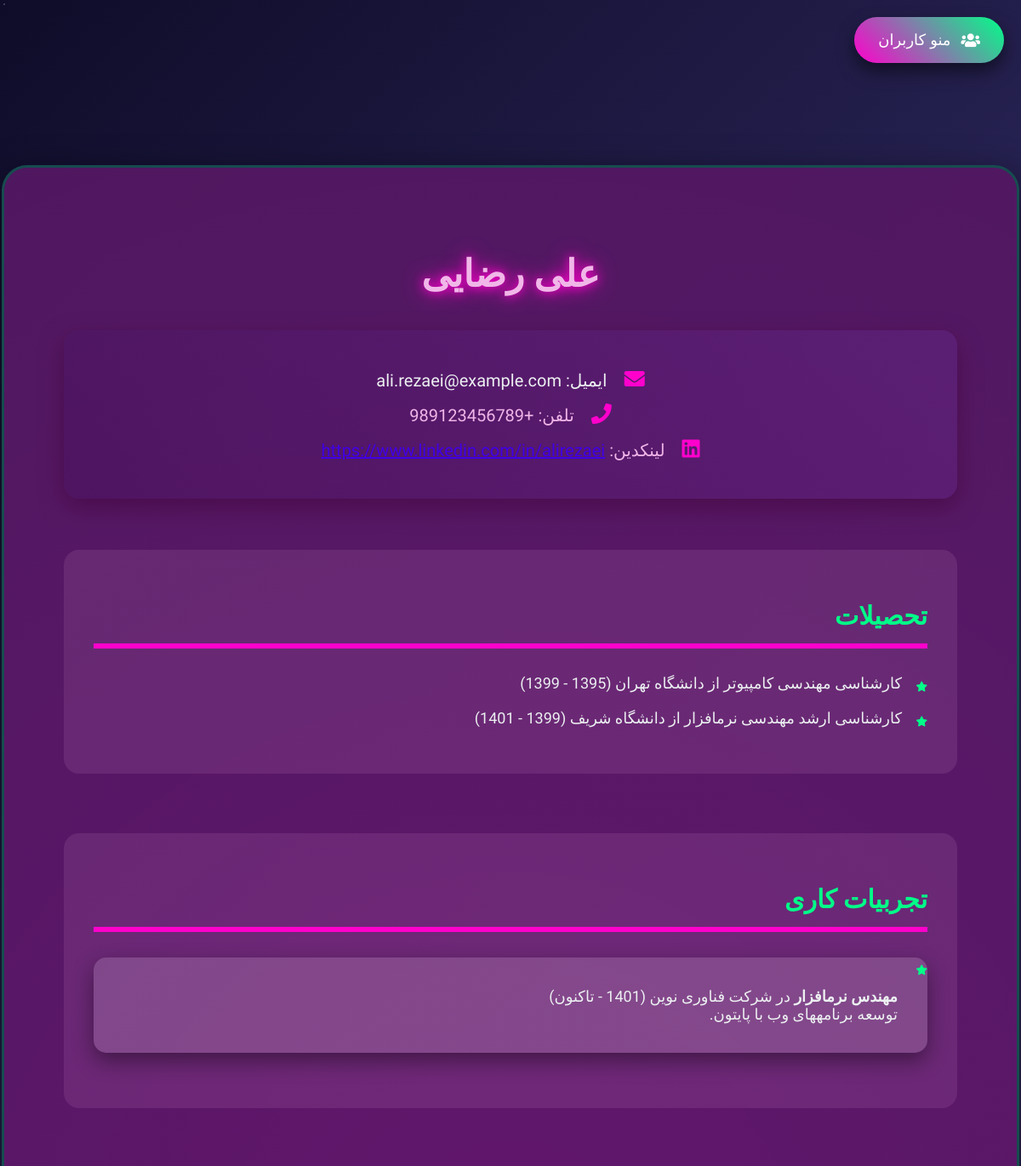
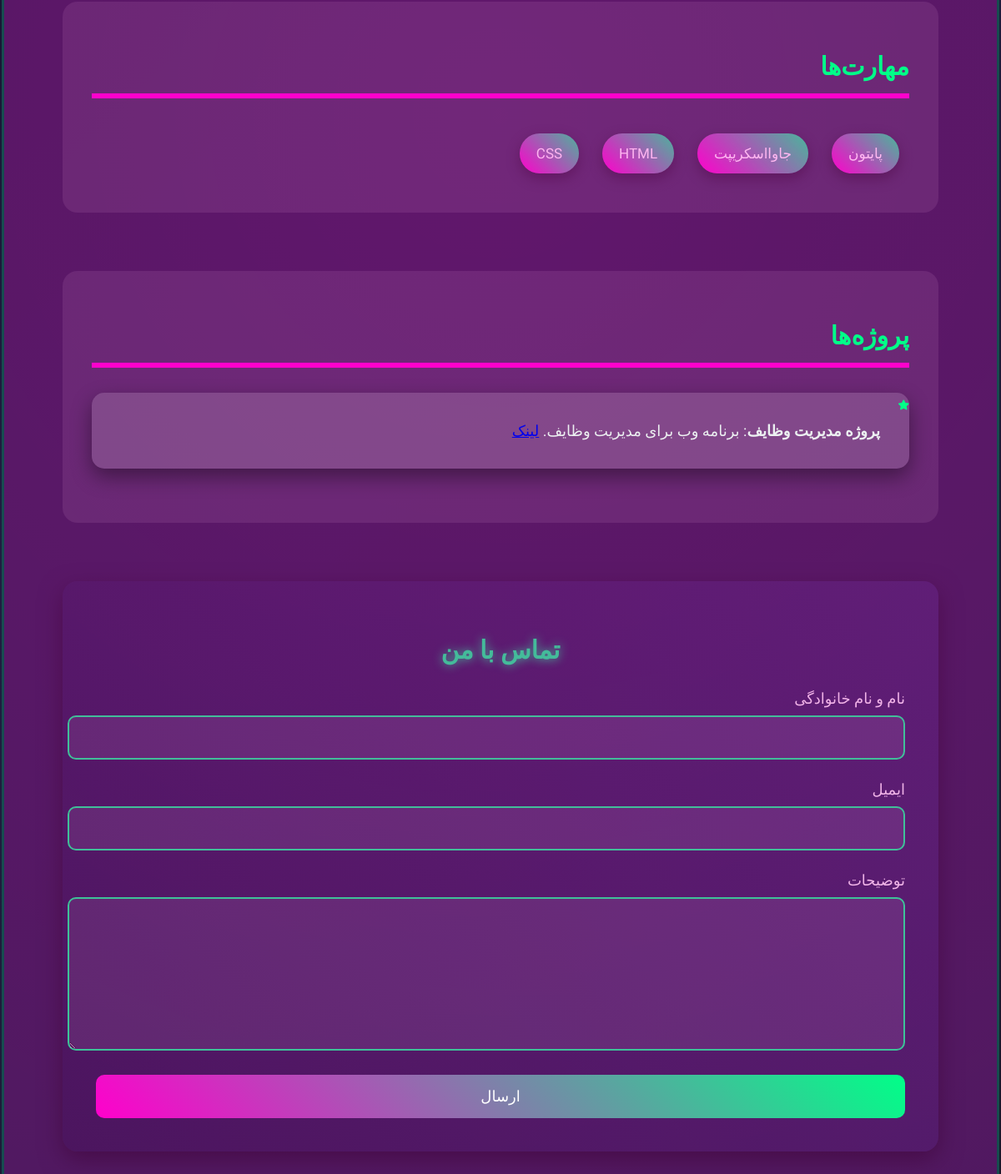
Screenshot of /resume/ with the database file from the repository (2 pictures, top to bottom).
### resume/models.py (models this page shows, shortened)
class PersonalInfo(models.Model):
    name = models.CharField(max_length=100)
    email = models.EmailField()
    phone = models.CharField(max_length=20)
    linkedin = models.URLField()

class Education(models.Model):
    degree = models.CharField(max_length=100)
    university = models.CharField(max_length=100)
    start = models.CharField(max_length=4)
    end = models.CharField(max_length=4)
    person = models.ForeignKey(PersonalInfo, on_delete=models.CASCADE, related_name='education')

class Experience(models.Model):
    title = models.CharField(max_length=100)
    company = models.CharField(max_length=100)
    start = models.CharField(max_length=4)
    end = models.CharField(max_length=4)
    description = models.TextField()
    person = models.ForeignKey(PersonalInfo, on_delete=models.CASCADE, related_name='experience')

class Skill(models.Model):
    name = models.CharField(max_length=50)
    person = models.ForeignKey(PersonalInfo, on_delete=models.CASCADE, related_name='skills')

class Project(models.Model):
    name = models.CharField(max_length=100)
    description = models.TextField()
    link = models.URLField()
    person = models.ForeignKey(PersonalInfo, on_delete=models.CASCADE, related_name='projects')

### resume/views.py (the view)
# urls.py: path('', views.resume_view, name='resume'),
def resume_view(request, user_id=None):
    users = PersonalInfo.objects.all()
    person = None
    if user_id:
        person = get_object_or_404(PersonalInfo, id=user_id)
    elif users.exists():
        person = users.first()
    users_json = json.dumps([{'id': user.id, 'name': user.name} for user in users])
    context = {
        'users': users,
        'person': person,
        'users_json': users_json
    }
    return render(request, 'resume/resume.html', context)

### templates/resume/resume.html (shortened to what this page needs)
<!DOCTYPE html>
<html lang="fa">
<head>
    <link rel="stylesheet" href="https://cdnjs.cloudflare.com/ajax/libs/font-awesome/5.15.3/css/all.min.css">
</head>
<body>
    <button class="toggle-btn" onclick="toggleSidebar()" data-tooltip="نمایش/مخفی کردن داشبورد"><i class="fas fa-users"></i> منو کاربران</button>
    <div class="container">
        {% if person %}
            <h1>{{ person.name }}</h1>
            <div class="contact-info">
                <p class="copy-email" data-tooltip="برای کپی ایمیل دوبار کلیک کنید"><i class="fas fa-envelope"></i> ایمیل: {{ person.email }}</p>
                <p><i class="fas fa-phone"></i> تلفن: {{ person.phone }}</p>
                <p><i class="fab fa-linkedin"></i> لینکدین: <a href="{{ person.linkedin }}">{{ person.linkedin }}</a></p>
            </div>
            <div class="section">
                <h2>تحصیلات</h2>
                <ul>
                    {% for edu in person.education.all %}
                        <li class="hover-item">{{ edu.degree }} از {{ edu.university }} ({{ edu.start }} - {{ edu.end }})</li>
                    {% endfor %}
                </ul>
            </div>
            <div class="section">
                <h2>تجربیات کاری</h2>
                <ul>
                    {% for exp in person.experience.all %}
                        <li class="experience-item hover-item">
                            <strong>{{ exp.title }}</strong> در {{ exp.company }} ({{ exp.start }} - {{ exp.end }})<br>
                            {{ exp.description }}
                        </li>
                    {% endfor %}
                </ul>
            </div>
            <div class="section">
                <h2>مهارت‌ها</h2>
                <div>
                    {% for skill in person.skills.all %}
                        <span class="skill">{{ skill.name }}</span>
                    {% endfor %}
                </div>
            </div>
            <div class="section">
                <h2>پروژه‌ها</h2>
                <ul>
                    {% for project in person.projects.all %}
                        <li class="project-item hover-item">
                            <strong>{{ project.name }}</strong>: {{ project.description }} <a href="{{ project.link }}">لینک</a>
                        </li>
                    {% endfor %}
                </ul>
            </div>
            <div class="contact-form">
                <h2>تماس با من</h2>
                <form id="contact-form" onsubmit="handleSubmit(event)">
                    <div class="form-group">
                        <label for="name">نام و نام خانوادگی</label>
                        <input type="text" id="name" name="name" required>
                    </div>
                    <div class="form-group">
                        <label for="email">ایمیل</label>
                        <input type="email" id="email" name="email" required>
                    </div>
                    <div class="form-group">
                        <label for="message">توضیحات</label>
                        <textarea id="message" name="message" required></textarea>
                    </div>
                    <button type="submit" data-tooltip="ارسال پیام به صاحب رزومه">ارسال</button>
                </form>
            </div>
        {% else %}
            <p class="no-selection">لطفاً یک کاربر را از داشبورد انتخاب کنید یا <a href="{% url 'create_resume' %}">رزومه جدید ایجاد کنید</a>.</p>
        {% endif %}
    </div>
</body>
</html>

### rows the page displays
PersonalInfo: name "علی رضایی", email "ali.rezaei@example.com", phone "+989123456789"
Education: degree "کارشناسی مهندسی کامپیوتر", university "دانشگاه تهران", end "1399"
Education: degree "کارشناسی ارشد مهندسی نرمافزار", university "دانشگاه شریف", start "1399", end "1401"
Experience: title "مهندس نرمافزار", company "شرکت فناوری نوین", start "1401", end "تاکنون", description "توسعه برنامههای وب با پایتون."
Skill: name "پایتون"
Skill: name "جاوااسکریپت"
Skill: name "HTML"
Skill: name "CSS"
Project: name "پروژه مدیریت وظایف", description "برنامه وب برای مدیریت وظایف."
